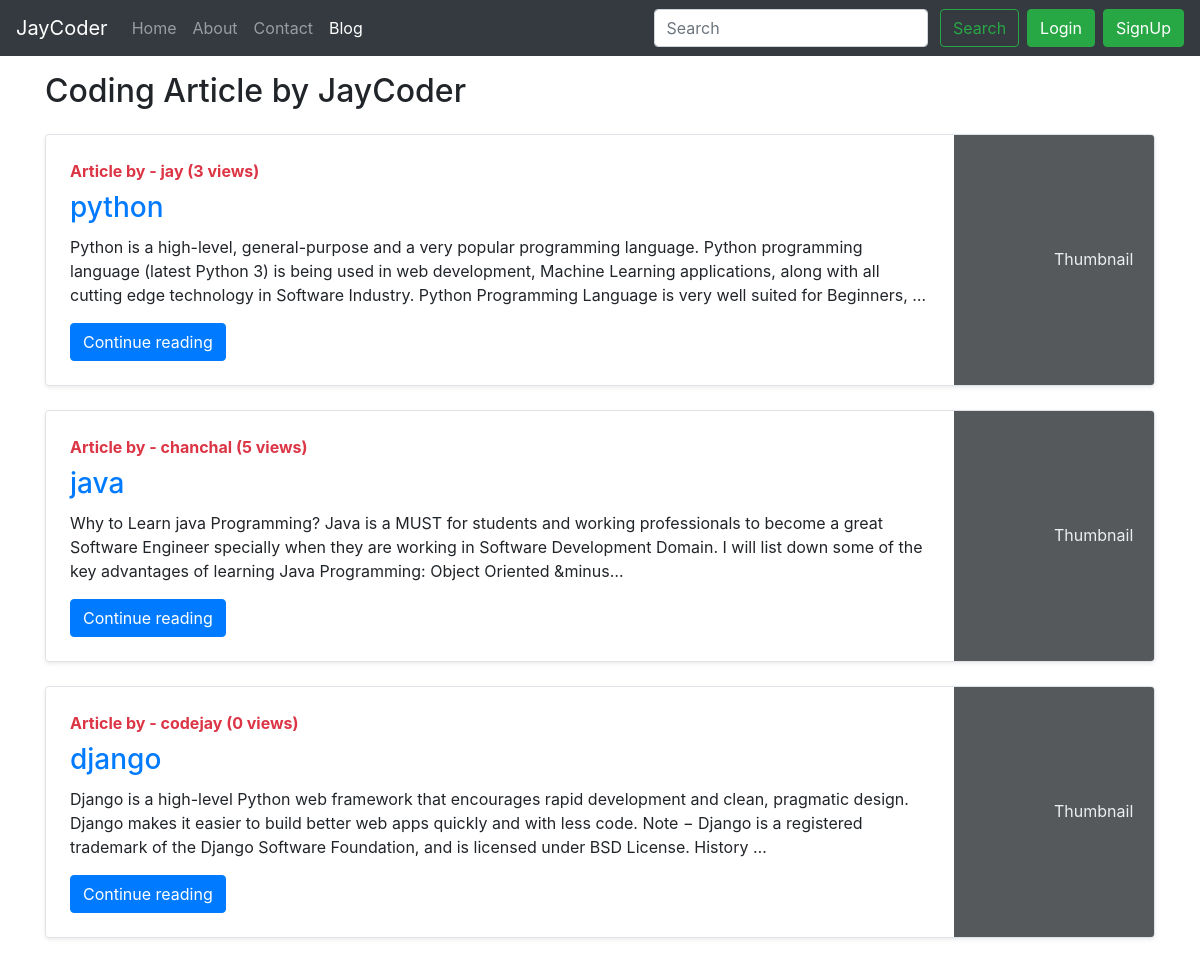
/blog/, run on an earlier commit of the app's database.
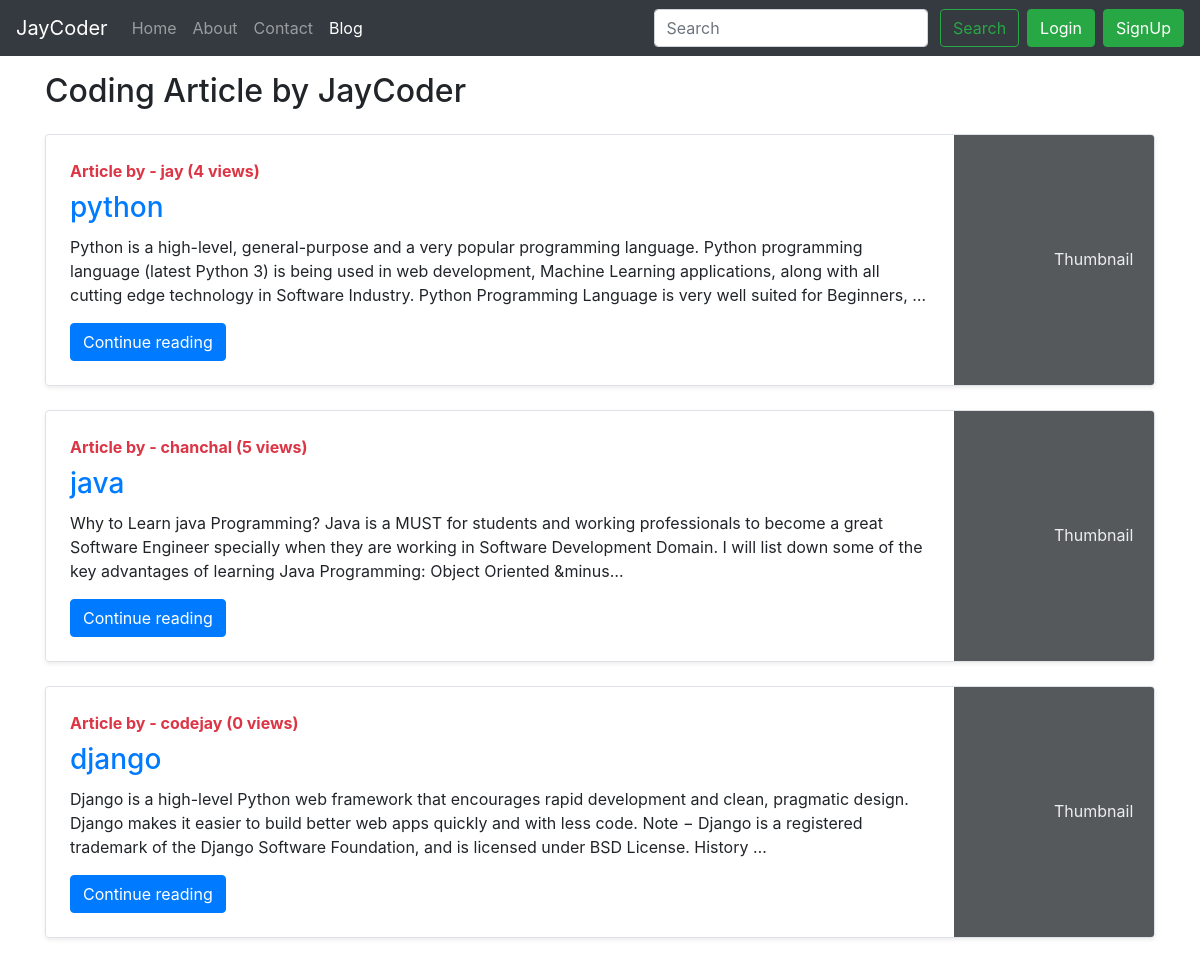
And on a later commit of the database.
### blog/models.py (models this page shows, shortened)
class Post(models.Model):
    sno=models.AutoField(primary_key=True)
    title=models.CharField(max_length=255)
    author=models.CharField(max_length=13)
    views=models.IntegerField(default=0)
    slug=models.CharField(max_length=130)
    content=models.TextField()
    timestamp=models.DateTimeField(blank=True)

### blog/views.py (the view)
# urls.py: path('', views.bloghome, name='bloghome'),
def bloghome(request):
    allposts=Post.objects.all()
    context={'allposts':allposts}
    return render(request, 'blog/bloghome.html', context)

### templates/blog/bloghome.html (shortened to what this page needs)
{% extends 'base.html' %}
{% block blogactive %}active{% endblock blogactive %}
{% block body %}
<div class="container my-3">
<h2>Coding Article by JayCoder</h2>
{% for post in allposts %}
<div class="row no-gutters border rounded overflow-hidden flex-md-row my-4 shadow-sm h-md-250 position-relative">
        <div class="col p-4 d-flex flex-column position-static">
          <strong class="d-inline-block mb-2  text-danger">Article by - {{post.author}} ({{post.views}} views)</strong>
          <h3 class="mb-0"><a href="/blog/{{post.slug}}">{{post.title}}</a></h3>
          <p class="card-text mb-auto"><div class="preview">{{post.content | safe | truncatechars:350 }}</div></p>
          <div><a href="/blog/{{post.slug}}" role="button" class="btn btn-primary">Continue reading</a></div>
        </div>
        <div class="col-auto d-none d-lg-block">
          <svg class="bd-placeholder-img" width="200" height="250" xmlns="http://www.w3.org/2000/svg" preserveAspectRatio="xMidYMid slice" focusable="false" role="img" aria-label="Placeholder: Thumbnail"><title>Placeholder</title><rect width="100%" height="100%" fill="#55595c"></rect><text x="50%" y="50%" fill="#eceeef" dy=".3em">Thumbnail</text></svg>
        </div>
      </div>
    {% endfor %}
</div>
{% endblock body %}

### templates/base.html (shortened to what this page needs)
<!doctype html>
<html lang="en">
<head>
  <link rel="stylesheet" href="https://stackpath.bootstrapcdn.com/bootstrap/4.5.0/css/bootstrap.min.css"
>
</head>
<body>
  <nav class="navbar navbar-expand-lg navbar-dark bg-dark">
    <a class="navbar-brand" href="/">JayCoder</a>
    <div class="collapse navbar-collapse" id="navbarSupportedContent">
      <ul class="navbar-nav mr-auto">
        <li class="nav-item {% block homeactive %}{% endblock homeactive %}">
          <a class="nav-link" href="/">Home <span class="sr-only">(current)</span></a>
        </li>
        <li class="nav-item {% block aboutactive %}{% endblock aboutactive %}">
          <a class="nav-link" href="/about">About</a>
        </li>
        <li class="nav-item {% block contactactive %}{% endblock contactactive %}">
          <a class="nav-link" href="/contact">Contact</a>
        </li>
        <li class="nav-item {% block blogactive %}{% endblock blogactive %}">
          <a class="nav-link" href="/blog">Blog</a>
        </li>
      </ul>
      <div class="ml-auto form-inline">
      <form method="get" action="/search" class=" my-2 my-lg-0">
        <input class="form-control mr-sm-2" type="search" placeholder="Search" aria-label="Search" name="query"
          id="query">
        <button class="btn btn-outline-success my-2 my-sm-0" type="submit">Search</button>
      </form>
      {% if user.is_authenticated %}
      <ul class="navbar-nav mr-1">
      <li class="nav-item dropdown">
        <a class="nav-link dropdown-toggle" href="#" id="navbarDropdown" role="button" data-toggle="dropdown" aria-haspopup="true" aria-expanded="false">
          Welcome {{request.user}}
        </a>
        <div class="dropdown-menu" aria-labelledby="navbarDropdown">
          <a class="dropdown-item" href="/logout">Logout</a>
        </div>
      </li>
      </ul>
      {% else %}
      <button type="button" class="btn btn-success mx-2" data-toggle="modal" data-target="#loginModal">
        Login
      </button>
      <button type="button" class="btn btn-success" data-toggle="modal" data-target="#signupModal">
        SignUp
      </button>
     {% endif %}
     </div>
    </div>
  </nav>
  {% block body %} {% endblock body %}
</body>
</html>

What changed in the data, as far as the page shows it:
changed Post "python": views "3" → "4"
